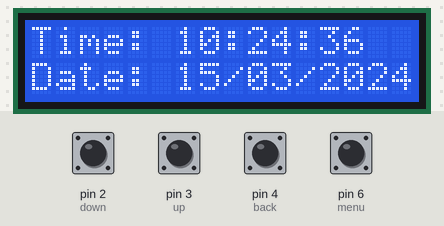
A sketch run on a simulated Arduino Uno, built with avr-gcc and run on an emulated ATmega328P. Parts: 16×2 character LCD. The test bench sets the inputs (shaded band); at power-on: pin 2 (down), pin 3 (up), pin 4 (back), pin 6 (menu) HIGH. The local clock reads 2024-03-15 10:24:30 at power-on unless the sketch sets it.

Above: at 6.2 s.
6.3 s: pin 6 (menu) pulled LOW for 1.25 s
At 8.2 s:
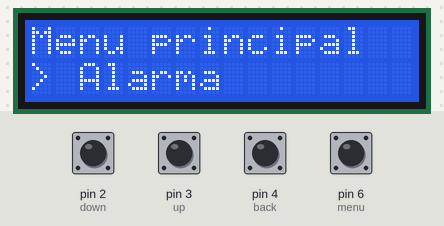
9.0 s: pin 2 (down) pulled LOW for 1.25 s
At 11.5 s:
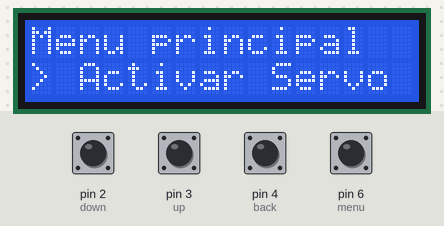
12.0 s: pin 3 (up) pulled LOW for 1.25 s
At 12.34 s:
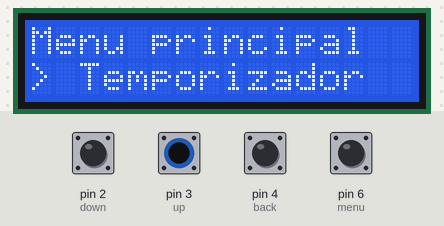
14.7 s: pin 4 (back) pulled LOW for 1.25 s
At 15.7 s:
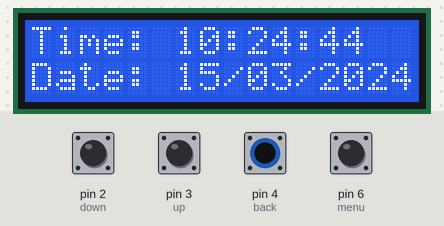
17.4 s: pin 2 (down) driven LOW and pin 3 (up) driven LOW
At 18.4 s:
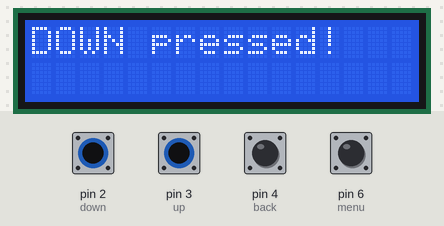
21.6 s: pin 2 (down) driven HIGH
At 23.1 s:
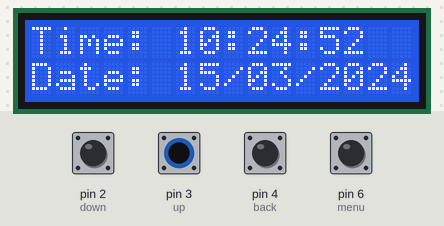
Timing chart, 0 to 24.6 s (numbered marks = the images above; inputs shaded):
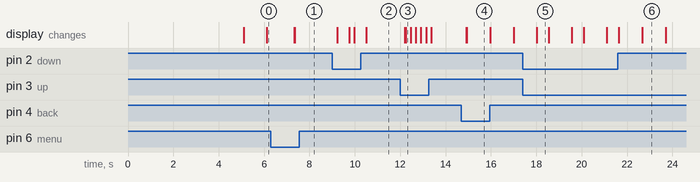

Measured:
- after the input at 6.3 s, the display: first changes after 1.0 s (image 1 shows a later state)
- after the input at 9.0 s, the display: first changes after 0.22 s (image 2 shows a later state)
- after the input at 12.0 s, the display: first changes after 0.21 s (image 3 shows a later state)
- after the input at 14.7 s, the display: first changes after 0.21 s (image 4 shows a later state)
- after the input at 17.4 s, the display: changes after 0.62 s (image 5)
- what the display in image 5 shows lasts 0.5 s, from 18.0 s to 18.5 s
- what the display in image 6 shows lasts 1.0 s, from 22.7 s to 23.7 s

The sketch:

PruebaBotones.ino
```cpp
#include <Wire.h>
#include <LiquidCrystal_I2C.h>
#include <RTClib.h>

// Arduino spots for buttons to control lcd
#define BUTTON_MENU 6
#define BUTTON_ENTER 5
#define BUTTON_BACK 4
#define BUTTON_UP 3
#define BUTTON_DOWN 2

LiquidCrystal_I2C lcd(0x27, 16, 2);
RTC_DS3231 rtc;

// Thesecan be define as variables as well to work easy
int enter = BUTTON_ENTER;
int back = BUTTON_BACK;
int menu = BUTTON_MENU;
int up = BUTTON_UP;
int down = BUTTON_DOWN;

//- Menu
const int numOptions = 4;
String options[numOptions] = {
  "Alarma",
  "Temporizador",
  "Activar Servo",
  "Salir"
};

void setup() {
  lcd.print("HOLA GONORREA!!!");
  delay(5000);
  // le dice al Arduino que esos pines son entradas digitales
  // (para leer botones), pero con la resistencia interna de pull-up activada
  pinMode(enter, INPUT_PULLUP);
  pinMode(back, INPUT_PULLUP);
  pinMode(menu, INPUT_PULLUP);
  pinMode(up, INPUT_PULLUP);
  pinMode(down, INPUT_PULLUP);

  lcd.init();
  lcd.backlight();

  if (!rtc.begin()) {
    lcd.print("Error RTC");
    while (1);
  }

  // Solo la primera vez: ajustar al tiempo de compilación
  // rtc.adjust(DateTime(F(__DATE__), F(__TIME__)));
}

//Variables to navigate the menu
int currentOption = 0;
int menuLevel = 0; //0 = time and date, 1 = Menu, 2 = submenú
void loop() {
  // --- DEBUG ---
  if (digitalRead(down) == LOW) {
    lcd.clear();
    lcd.setCursor(0, 0);
    lcd.print("DOWN pressed!");
    delay(500);
  }

  // I'm going to use cases to nagivate and do changes
  switch(menuLevel) {
    //Case 0 will show time and date
    case 0: {
      DateTime now = rtc.now(); // ← ESTA LÍNEA FALTABA

      lcd.setCursor(0, 0);
      lcd.print("Time: ");
      // Mostrar hora HH:MM:SS
      if (now.hour() < 10) lcd.print("0");
      lcd.print(now.hour());
      lcd.print(":");
      if (now.minute() < 10) lcd.print("0");
      lcd.print(now.minute());
      lcd.print(":");
      if (now.second() < 10) lcd.print("0");
      lcd.print(now.second());

      // Mostrar fecha DD/MM/AAAA
      lcd.setCursor(0, 1);
      lcd.print("Date: ");
      if (now.day() < 10) lcd.print("0");
      lcd.print(now.day());
      lcd.print("/");
      if (now.month() < 10) lcd.print("0");
      lcd.print(now.month());
      lcd.print("/");
      lcd.print(now.year());
      delay(1000); // actualizar cada segundo

      // Now I can crate a condition that if the customer push the menu button,
      // it will go to the menu page:
      if(digitalRead(menu) == LOW){
        delay(200);
        lcd.clear();
        menuLevel = 1; // Pricipal menu
      }
      break;
    }

    // Menu display
    case 1: {
      lcd.setCursor(0, 0);
      lcd.print("Menu principal");
      lcd.setCursor(0, 1);
      lcd.print("> ");
      lcd.print(options[currentOption]);

      // Navegar hacia abajo
      if (digitalRead(down) == LOW) {
        delay(200);
        currentOption++;
        if (currentOption >= numOptions) currentOption = 0;
        lcd.clear();
      }

      // Navegar hacia arriba
      if (digitalRead(up) == LOW) {
        delay(200);
        currentOption--;
        if (currentOption < 0) currentOption = numOptions - 1;
        lcd.clear();
      }

      // Volver al reloj
      if (digitalRead(back) == LOW) {
        delay(200);
        lcd.clear();
        menuLevel--;
      }
      break;
    }
  }
}
```
